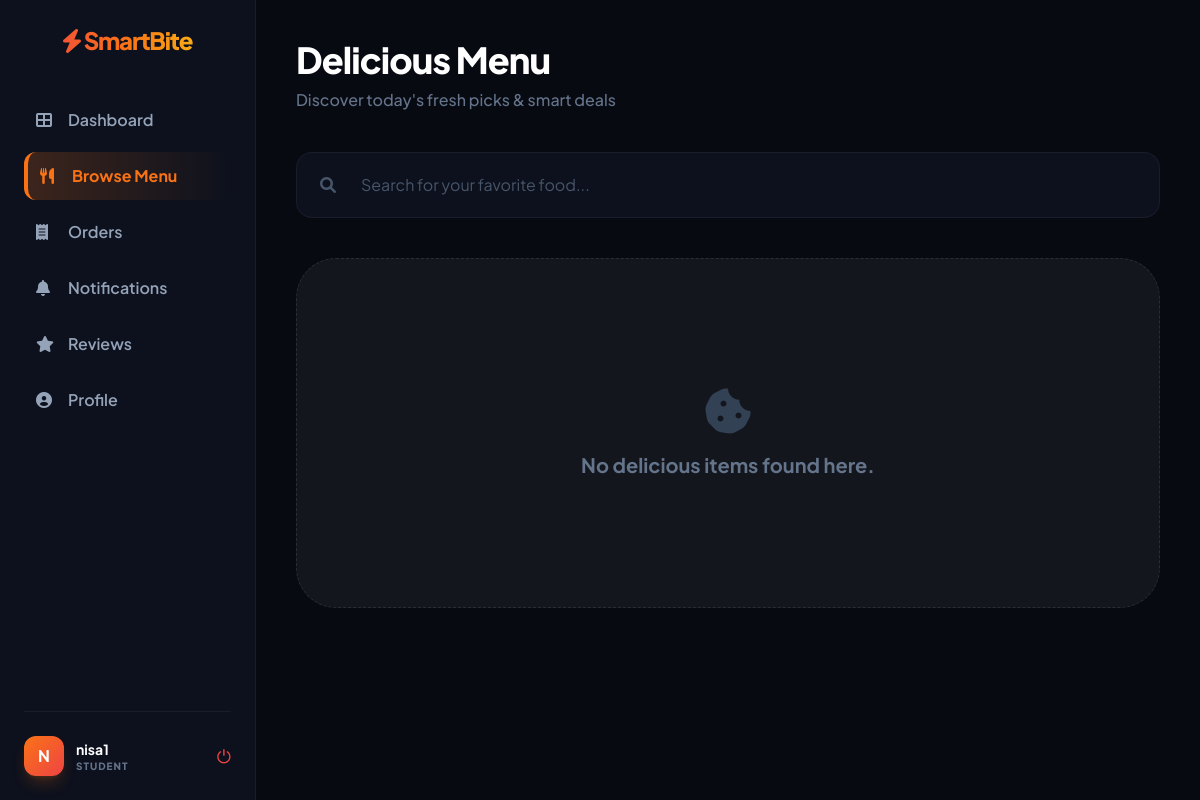
/menu/ (signed in), run on an earlier commit of the app's database.
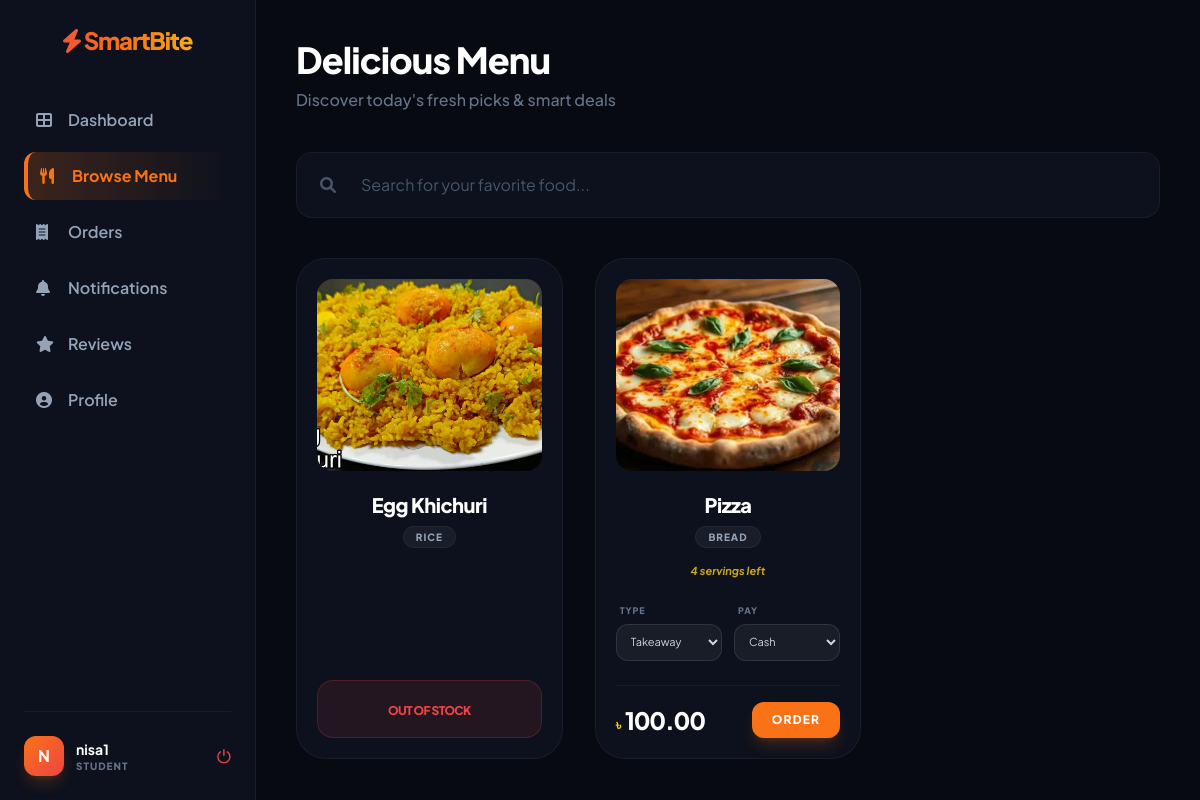
And on a later commit of the database.
### SmartCanteen/models.py (models this page shows, shortened)
class Food(models.Model):
    CATEGORY_CHOICES = (
        ('Rice', 'Rice'),
        ('Bread', 'Bread'),
        ('Snacks', 'Snacks'),
        ('Drinks', 'Drinks'),
        ('Dessert', 'Dessert'),
    )
    name = models.CharField(max_length=100)
    category = models.CharField(
        max_length=50,
        choices=CATEGORY_CHOICES,
        default='Snacks'
    )
    price = models.DecimalField(max_digits=10, decimal_places=2)
    quantity = models.IntegerField(default=0)
    photo = models.ImageField(
        upload_to='food_images/',
        blank=True,
        null=True
    )
    available = models.BooleanField(default=True)

### SmartCanteen/views.py (the view)
# urls.py: path('menu/', views.menu, name='menu'),
@login_required
def menu(request):
    foods = Food.objects.all()
    q = request.GET.get('q')
    if q:
        foods = foods.filter(name__icontains=q)
    return render(request, 'menu.html', {'foods': foods})

### templates/menu.html (shortened to what the changed rows need)
<!DOCTYPE html>
<html lang="en">
<head>
    <script src="https://cdn.tailwindcss.com"></script>
    <link rel="stylesheet" href="https://cdnjs.cloudflare.com/ajax/libs/font-awesome/6.0.0/css/all.min.css">
</head>
<body class="flex h-screen overflow-hidden">
<main class="flex-1 overflow-y-auto p-10 no-scrollbar">
    <header class="mb-10">
        <h1 class="text-4xl font-extrabold text-white mb-2 tracking-tight">Delicious Menu</h1>
    </header>
    <div class="grid grid-cols-1 sm:grid-cols-2 lg:grid-cols-3 xl:grid-cols-4 gap-8">
        {% for food in foods %}
        <div id="food-{{ food.id }}" class="card-bg p-5 relative flex flex-col scroll-mt-24">
            <div class="w-full h-48 overflow-hidden rounded-2xl mb-5 group">
                {% if food.photo %}
                    <img src="{{ food.photo.url }}" class="w-full h-full object-cover group-hover:scale-110 transition-transform duration-500">
                {% else %}
                    <div class="w-full h-full flex items-center justify-center bg-white/5 text-5xl">🍕</div>
                {% endif %}
            </div>
            <div class="text-center mb-4">
                <h3 class="font-extrabold text-white text-xl mb-1 tracking-tight">{{ food.name }}</h3>
                <span class="px-3 py-1 bg-white/5 rounded-full text-[10px] text-slate-400 uppercase font-black tracking-widest border border-white/5">
                    {{ food.category }}
                </span>
            </div>
            {% if food.quantity <= 0 or not food.available %}
                <div class="mt-auto text-center py-4 bg-red-500/10 rounded-2xl border border-red-500/20">
                    <span class="text-[#ef4444] font-black uppercase text-xs tracking-tighter">Out of Stock</span>
                </div>
            {% else %}
                <p class="text-[11px] text-[#facc15] font-bold text-center mb-4 italic opacity-80">{{ food.quantity }} servings left</p>
                <form method="POST" action="{% url 'handle_order' %}" class="mt-auto flex flex-col gap-4">
                    <div class="grid grid-cols-2 gap-3">
                        <div class="space-y-1">
                            <label class="text-[9px] text-slate-500 font-black uppercase tracking-widest ml-1">Type</label>
                            <select name="order_type" class="w-full bg-white/5 border border-white/10 text-[11px] text-slate-300 rounded-xl p-2.5 outline-none focus:border-[#f97316]">
                                <option value="Takeaway">Takeaway</option>
                            </select>
                        </div>
                        <div class="space-y-1">
                            <label class="text-[9px] text-slate-500 font-black uppercase tracking-widest ml-1">Pay</label>
                            <select name="payment_method" class="w-full bg-white/5 border border-white/10 text-[11px] text-slate-300 rounded-xl p-2.5 outline-none focus:border-[#f97316]">
                                <option value="Cash">Cash</option>
                            </select>
                        </div>
                    </div>
                    <div class="flex justify-between items-center mt-2 pt-4 border-t border-white/5">
                        <div class="flex items-baseline gap-1">
                            <span class="text-[14px] font-bold text-[#facc15]">৳</span>
                            <span class="text-2xl font-black tracking-tighter text-white">{{ food.price }}</span>
                        </div>
                        <button type="submit" class="bg-[#f97316] text-white px-5 py-2.5 rounded-xl text-xs font-black uppercase tracking-widest shadow-lg shadow-orange-500/20 hover:bg-[#ef4444] transition-all active:scale-90">
                            Order
                        </button>
                    </div>
                </form>
            {% endif %}
        </div>
        {% empty %}
        <div class="col-span-full text-center py-32 bg-white/5 rounded-[40px] border border-dashed border-white/10">
            <i class="fas fa-cookie-bite text-5xl text-slate-700 mb-4"></i>
            <h2 class="text-xl font-bold text-slate-500">No delicious items found here.</h2>
        </div>
        {% endfor %}
    </div>
</main>
</body>
</html>

What changed in the data, as far as the page shows it:
added Food: photo (picture), name "Egg Khichuri", category "RICE", quantity "OUT OF STOCK"
added Food: photo (picture), name "Pizza", category "BREAD", quantity "4", price "100.00"
Also different on the page:
text no longer shown: "No delicious items found here."
